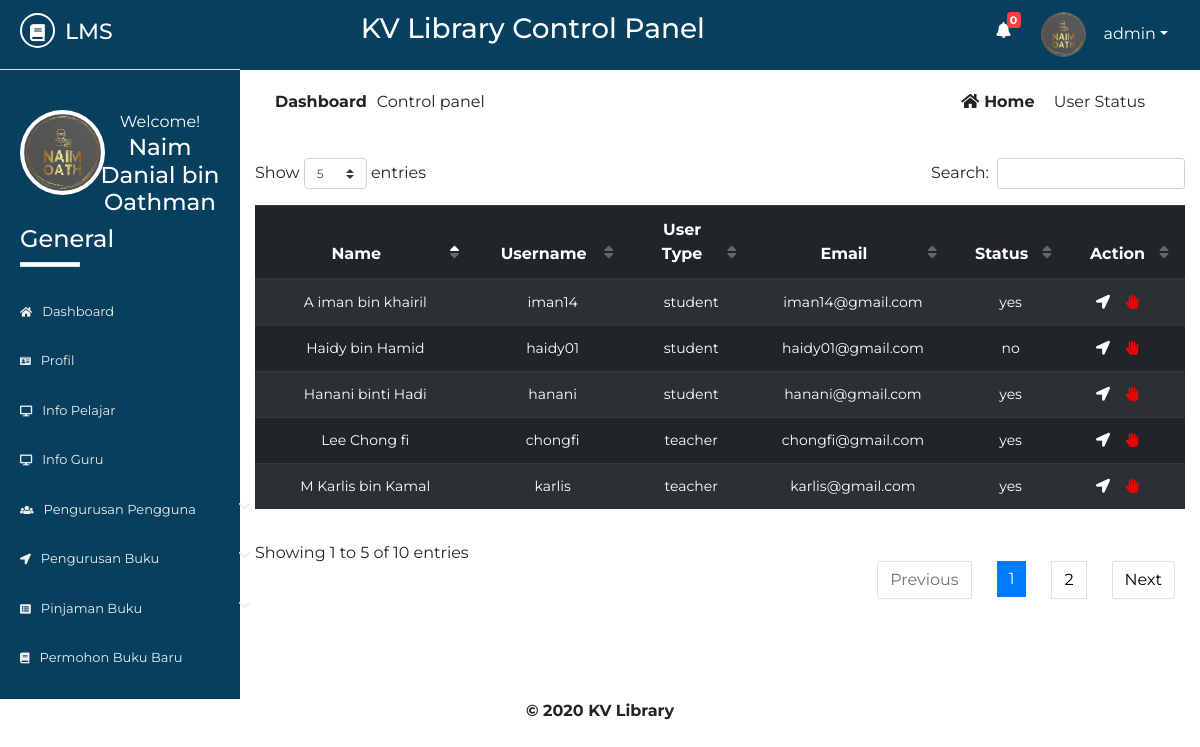
/admin/status.php (signed in), run on the app's committed database.
### tables this page shows
CREATE TABLE `lib_registration` (
  `id` int(2) NOT NULL,
  `name` varchar(50) NOT NULL,
  `username` varchar(20) NOT NULL,
  `password` varchar(20) NOT NULL,
  `email` varchar(50) NOT NULL,
  `phone` varchar(20) NOT NULL,
  `address` varchar(100) NOT NULL,
  `photo` varchar(500) NOT NULL,
  `status` varchar(7) NOT NULL
);

CREATE TABLE `std_registration` (
  `id` int(10) NOT NULL,
  `name` varchar(50) NOT NULL,
  `username` varchar(50) NOT NULL,
  `password` varchar(50) NOT NULL,
  `email` varchar(50) NOT NULL,
  `phone` varchar(50) NOT NULL,
  `sem` varchar(10) NOT NULL,
  `dept` varchar(10) NOT NULL,
  `session` varchar(5) NOT NULL,
  `regno` varchar(20) NOT NULL,
  `address` varchar(100) NOT NULL,
  `utype` varchar(7) NOT NULL,
  `photo` varchar(500) NOT NULL,
  `status` varchar(7) NOT NULL,
  `vkey` varchar(250) NOT NULL,
  `verified` varchar(3) NOT NULL
);

CREATE TABLE `t_registration` (
  `id` int(10) NOT NULL,
  `name` varchar(50) NOT NULL,
  `username` varchar(50) NOT NULL,
  `password` varchar(50) NOT NULL,
  `lecturer` varchar(50) NOT NULL,
  `email` varchar(50) NOT NULL,
  `phone` varchar(20) NOT NULL,
  `idno` varchar(20) NOT NULL,
  `address` varchar(100) NOT NULL,
  `utype` varchar(7) NOT NULL,
  `photo` varchar(500) NOT NULL,
  `status` varchar(7) NOT NULL,
  `vkey` varchar(250) NOT NULL,
  `verified` varchar(3) NOT NULL
);

### admin/status.php (the view, shortened to what this page needs)
       <?php
   include 'inc/header.php';
   include 'inc/connection.php';
?>
<div class="dashboard-content">
	<div class="dashboard-header">
		<div class="container">
			<div class="row">
				<div class="col-md-6">
					<div class="left">
						<p><span>dashboard</span>Control panel</p>
					</div>
				</div>
				<div class="col-md-6">
					<div class="right text-right">
						<a href="dashboard.php"><i class="fas fa-home"></i>home</a>
						<span class="disabled">user status</span>
					</div>
				</div>
			</div>
			<div class="issued-content">
				<div class="row">
					<div class="col-md-12">
						<div class="rbook-info status">
                                <table id="dtBasicExample" class="table table-striped table-dark text-center">
                                      <thead>
                                           <tr>
                                               <th>Name</th>
                                               <th>Username</th>
                                               <th>User Type</th>
                                               <th>Email</th>
                                               <th>Status</th>
                                               <th>Action</th>
                                           </tr>
                                      </thead>
                                      <tbody>
                                          <?php
                                               $res= mysqli_query($link, "select * from std_registration ORDER BY id DESC");
                                               $res2= mysqli_query($link, "select * from t_registration ORDER BY id DESC");
                                               while ($row=mysqli_fetch_array($res)) {
                                                   echo "<tr>";
                                                   echo "<td>"; echo $row["name"]; echo "</td>";
                                                   echo "<td>"; echo $row["username"]; echo "</td>";
                                                   echo "<td>"; echo $row["utype"]; echo "</td>";
                                                   echo "<td>"; echo $row["email"]; echo "</td>";
                                                   echo "<td>"; echo $row["status"]; echo "</td>";
                                                   echo "<td>";
                                                   ?>
                                                       <ul>
                                                           <li><a href="approve.php?id=<?php echo $row["id"]; ?>"><i class="fas fa-location-arrow"></i></a></li>
                                                           <li><a href="notapprove.php?id=<?php echo $row["id"]; ?>"><i class="fas fa-allergies"></i></a></li>
                                                       </ul>
                                                   <?php
                                                   echo "</td>";
                                                   echo "</tr>";
                                               }
                                               while ($row=mysqli_fetch_array($res2)) {
                                                   echo "<tr>";
                                                   echo "<td>"; echo $row["name"]; echo "</td>";
                                                   echo "<td>"; echo $row["username"]; echo "</td>";
                                                   echo "<td>"; echo $row["utype"]; echo "</td>";
                                                   echo "<td>"; echo $row["email"]; echo "</td>";
                                                   echo "<td>"; echo $row["status"]; echo "</td>";
                                                   echo "<td>";
                                                   ?>
                                                       <ul>
                                                           <li><a href="approve.php?id=<?php echo $row["id"]; ?>"><i class="fas fa-location-arrow"></i></a></li>
                                                           <li><a href="notapprove.php?id=<?php echo $row["id"]; ?>"><i class="fas fa-allergies"></i></a></li>
                                                       </ul>
                                                   <?php
                                                   echo "</td>";
                                                   echo "</tr>";
                                               }
                                            ?>
                                      </tbody>
                                </table>
						</div>
					</div>
				</div>
			</div>
		</div>
	</div>
</div>
<?php
include 'inc/footer.php';
?>

### admin/inc/header.php (shortened to what this page needs)
<?php
    include 'inc/connection.php';
    $res = mysqli_query($link,"select * from request_books where read1='no'");
    $not= mysqli_num_rows($res);
 ?>
<!DOCTYPE html>
<html lang="en">
<head>
	<link rel="stylesheet" href="inc/css/bootstrap.min.css">
	<link rel="stylesheet" href="inc/css/bootstrap-select.min.css">
	<link rel="stylesheet" href="inc/css/fontawesome-all.min.css">
	<link rel="stylesheet" href="inc/css/datatables.min.css">
	<link rel="stylesheet" href="inc/css/pro1.css">
</head>
<body>
	<div class="main-content">
		<div class="wrapper">
			<div class="left-sidebar">
				<div class="p-title">
                    <h3><a href=""><i class="fas fa-book"></i><span>lms</span></a></h3>
				</div>
				<div class="profile">
					<div class="profile-pic">
                        <?php
                            $res = mysqli_query($link, "select * from lib_registration where username='".$_SESSION['username']."'");
                            while ($row = mysqli_fetch_array($res)){
                                ?><img src="<?php echo $row["photo"]; ?> " height="" width="" alt="something wrong" class="rounded-circle"></a> <?php
                            }
                        ?>
					</div>
					<div class="profile-info text-center">
						<span>Welcome!</span>
						<h2>
              <?php
                $res = mysqli_query($link, "select * from lib_registration where username='".$_SESSION['username']."'");
                while ($row = mysqli_fetch_array($res)){
                  $name  =  $row["name"];
                  echo $name;
                }
              ?>
            </h2>
					</div>
				</div>
				<div class="sidebar-menu">
					<h3>General</h3>
				  <div class="border"></div>
	                <ul>
	                    <li class="menu <?php if($page=='home'){ echo 'active';} ?>">
      						<a href="dashboard.php"><i class="fas fa-home"></i>Dashboard</a>
    					</li>
    					  <li class="menu <?php if($page=='profile'){ echo 'active';} ?>">
      						<a href="profile.php"><i class="fas fa-id-card"></i>profil</a>
    					</li>
	                    <li class="menu <?php if($page=='sinfo'){ echo 'active';} ?>">
      						<a href="all-student-info.php"><i class="fas fa-desktop"></i>Info Pelajar</a>
    					</li>
    					<li class="menu <?php if($page=='tinfo'){ echo 'active';} ?>">
      						<a href="all-teacher-info.php"><i class="fas fa-desktop"></i>Info Guru</a>
    					</li>
                        			<li class="menu menu-toggle3">
      						<a href="#"><i class="fas fa-users"></i>Pengurusan Pengguna <span class="fa fa-chevron-down"></span></a>
    					</li>
                        <li class="menu menu-toggle2">
      						<a href="#"><i class="fas fa-location-arrow"></i>pengurusan buku <span class="fa fa-chevron-down"></span></a>
    					</li>
                        <li class="menu menu-toggle1">
      						<a href="#"><i class="fas fa-list-alt"></i>pinjaman buku <span class="fa fa-chevron-down"></span></a>
    					</li>
    					<li class="menu <?php if($page=='rbook'){ echo 'active';} ?>">
   						<a href="requested-books.php"><i class="fas fa-book"></i>permohon buku baru</a></li>
	                </ul>
				</div>
			</div>
			<div class="content">
				<div class="inner">
					<div class="heading text-center">
						<h3>KV Library Control Panel</h3>
					</div>
					<div class="header-profile text-right">
						<ul>
                            <li class="icon">
                                <a href="requested-books.php" ><i class="fas fa-bell"></i></a>
                                <span class="count" onclick="window.location='requested-books.php'"><b><?php echo $not; ?></b></span>
                            </li>
							<li class="dropdown">
                                <?php
                                     $res = mysqli_query($link, "select * from lib_registration where username='".$_SESSION['username']."'");
                                     while ($row = mysqli_fetch_array($res)){
                                         ?><a href="" class="dropdown-toggle" data-toggle="dropdown"><img src="<?php echo $row["photo"]; ?>" alt=""><span><?php echo $_SESSION["username"]; ?></span></a> <?php
                                     }
                                ?>
							</li>
						</ul>
					</div>
				</div>

### admin/inc/css/pro1.css (style rules this page uses)
* { margin: 0; padding: 0; }
body { font-family: 'Montserrat', sans-serif; }
.border { width: 60px; height: 5px; background: #fff; }
.main-content { width: 100%; height: auto; overflow: hidden; }
.main-content .left-sidebar { width: 20%; height: auto; background: #073f5f; float: left; }
.main-content .left-sidebar .p-title { width: 100%; padding: 13px; padding-left: 20px; background: #073f5f; border-bottom: 1px solid #ddd; }
.main-content .p-title a { text-decoration: none; color: #fff; font-size: 22px; text-transform: uppercase; }
.main-content .p-title a i { width: 35px; height: 35px; line-height: 35px; text-align: center; font-size: 17px; border-radius: 50%; border: 2px solid #fff; }
.main-content .p-title a span { margin-left: 10px; }
.main-content .left-sidebar .profile { width: 100%; padding: 20px; margin-top: 0; padding-top: 0; }
.main-content .left-sidebar .profile .profile-pic { width: 40%; float: left; }
.main-content .left-sidebar .profile img { width: 85px; height: 85px; position: inherit; padding: 4px; background: #fff; overflow: hidden; }
.main-content .left-sidebar .profile .profile-info { width: 60%; float: left; color: #fff; }
.main-content .left-sidebar .profile .profile-info h2 { font-size: 23px; }
.sidebar-menu { color: #fff; width: 100%; padding-top: 60px; padding-left: 0; }
.sidebar-menu h3 { margin-left: 20px; font-size: 24px; }
.sidebar-menu .border { margin-left: 20px; margin-bottom: 20px; }
.sidebar-menu ul li a { text-decoration: none; color: #eee; width: 270px; padding: 15px 20px; font-size: 13px; display: block; text-transform: capitalize; transition: all .5s ease; }
.sidebar-menu ul { padding-left: 0; }
.sidebar-menu ul li a i { margin-right: 10px; font-size: smaller; }
.sidebar-menu ul li a span { float: right; }
.content { width: 80%; height: auto; float: right; }
.content .inner { width: 100%; height: 70px; background: #073f5f; padding: 12px; }
.content .inner .heading { width: 60%; float: left; color: #fff; }
.content .inner .header-profile { width: calc(40%-20px); float: right; margin-right: 20px; position: relative; }
.content .inner .header-profile .icon i { margin-right: 30px; font-size: 16px; margin-top: 10px; }
.header-profile .dropdown span { color: #fff; margin-left: 10px; }
.header-profile .icon span { color: #fff; position: absolute; left: 10px; top: 0; font-size: 11px; width: 14px; height: 16px; line-height: 16px; text-align: center; border-radius: 4px; background: #FA3E3E; }
.header-profile ul li { list-style: none; float: left; }
.header-profile ul li i { color: #fff; }
.header-profile img { width: 40px; height: 40px; border-radius: 50%; margin-right: 8px; }
.dropdown a { text-decoration: none; color: #fff; }
.dropdown img { width: 45px; height: 45px; border-radius: 50%; }
.dashboard-header .left { padding: 20px; }
.dashboard-header .left p span { text-transform: capitalize; margin-right: 10px; font-weight: bold; }
.dashboard-header .right { padding: 20px; margin-right: 20px; }
.dashboard-header .right a { text-transform: capitalize; text-decoration: none; color: #222; margin-right: 15px; font-weight: bold; }
.dashboard-header .right a i { margin-right: 5px; }
.dashboard-header .right span { text-transform: capitalize; }
.rbook-info tbody { font-size: 14px; }
.rbook-info a { text-decoration: none; color: #fff; }
.status ul li { list-style: none; float: left; margin-left: 16px; }
.status ul li:nth-child(2) i { color: red; }

### data on the page
lib_registration: photo (picture), name "Naim Danial bin Oathman"
std_registration: name "Haidy bin Hamid", username "haidy01", utype "student", email "haidy01@gmail.com", status "no"
std_registration: name "A iman bin khairil", username "iman14", utype "student", email "iman14@gmail.com", status "yes"
std_registration: name "Hanani binti Hadi", username "hanani", utype "student", email "hanani@gmail.com", status "yes"
t_registration: name "Lee Chong fi", username "chongfi", utype "teacher", email "chongfi@gmail.com", status "yes"
t_registration: name "M Karlis bin Kamal", username "karlis", utype "teacher", email "karlis@gmail.com", status "yes"

### other printed values
$not "0"
